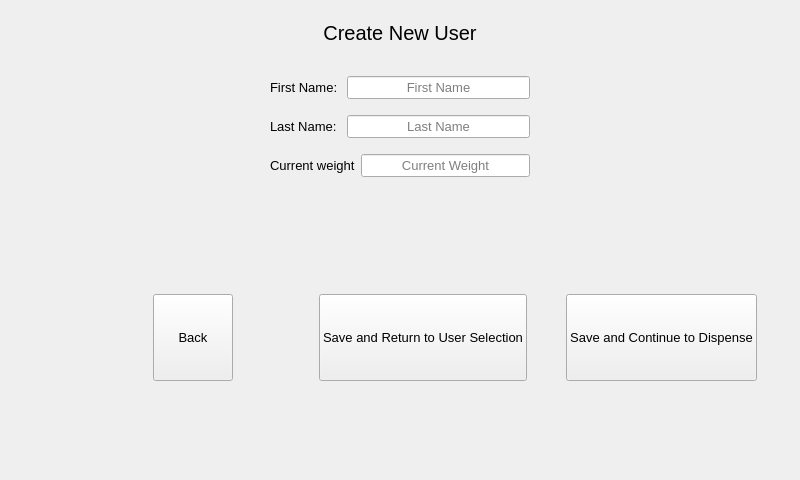
<?xml version="1.0" encoding="UTF-8"?>
<ui version="4.0">
 <class>AddingNewUser</class>
 <widget class="QDialog" name="AddingNewUser">
  <property name="geometry">
   <rect>
    <x>0</x>
    <y>0</y>
    <width>800</width>
    <height>480</height>
   </rect>
  </property>
  <property name="minimumSize">
   <size>
    <width>800</width>
    <height>480</height>
   </size>
  </property>
  <property name="maximumSize">
   <size>
    <width>800</width>
    <height>480</height>
   </size>
  </property>
  <property name="focusPolicy">
   <enum>Qt::ClickFocus</enum>
  </property>
  <property name="windowTitle">
   <string>AddingNewUser</string>
  </property>
  <property name="accessibleName">
   <string/>
  </property>
  <property name="styleSheet">
   <string notr="true"/>
  </property>
  <layout class="QGridLayout" name="gridLayout">
   <item row="0" column="0">
    <spacer name="verticalSpacer_6">
     <property name="orientation">
      <enum>Qt::Vertical</enum>
     </property>
     <property name="sizeType">
      <enum>QSizePolicy::Fixed</enum>
     </property>
     <property name="sizeHint" stdset="0">
      <size>
       <width>20</width>
       <height>10</height>
      </size>
     </property>
    </spacer>
   </item>
   <item row="1" column="0">
    <layout class="QHBoxLayout" name="horizontalLayout_6">
     <item>
      <spacer name="horizontalSpacer_4">
       <property name="orientation">
        <enum>Qt::Horizontal</enum>
       </property>
       <property name="sizeHint" stdset="0">
        <size>
         <width>40</width>
         <height>20</height>
        </size>
       </property>
      </spacer>
     </item>
     <item>
      <widget class="QLabel" name="label">
       <property name="styleSheet">
        <string notr="true">font-size: 20px;</string>
       </property>
       <property name="text">
        <string>Create New User</string>
       </property>
       <property name="alignment">
        <set>Qt::AlignCenter</set>
       </property>
      </widget>
     </item>
     <item>
      <spacer name="horizontalSpacer_3">
       <property name="orientation">
        <enum>Qt::Horizontal</enum>
       </property>
       <property name="sizeHint" stdset="0">
        <size>
         <width>40</width>
         <height>20</height>
        </size>
       </property>
      </spacer>
     </item>
    </layout>
   </item>
   <item row="2" column="0">
    <spacer name="verticalSpacer_5">
     <property name="orientation">
      <enum>Qt::Vertical</enum>
     </property>
     <property name="sizeType">
      <enum>QSizePolicy::Fixed</enum>
     </property>
     <property name="sizeHint" stdset="0">
      <size>
       <width>20</width>
       <height>25</height>
      </size>
     </property>
    </spacer>
   </item>
   <item row="3" column="0">
    <layout class="QHBoxLayout" name="horizontalLayout_5">
     <item>
      <spacer name="horizontalSpacer">
       <property name="orientation">
        <enum>Qt::Horizontal</enum>
       </property>
       <property name="sizeHint" stdset="0">
        <size>
         <width>40</width>
         <height>20</height>
        </size>
       </property>
      </spacer>
     </item>
     <item>
      <layout class="QHBoxLayout" name="horizontalLayout">
       <item>
        <widget class="QLabel" name="label_2">
         <property name="styleSheet">
          <string notr="true">font-size: 13px;
</string>
         </property>
         <property name="text">
          <string>First Name: </string>
         </property>
        </widget>
       </item>
       <item>
        <widget class="QLineEdit" name="firstNameEdit">
         <property name="focusPolicy">
          <enum>Qt::ClickFocus</enum>
         </property>
         <property name="acceptDrops">
          <bool>false</bool>
         </property>
         <property name="styleSheet">
          <string notr="true">font-size: 13px;</string>
         </property>
         <property name="alignment">
          <set>Qt::AlignCenter</set>
         </property>
         <property name="placeholderText">
          <string>First Name</string>
         </property>
        </widget>
       </item>
      </layout>
     </item>
     <item>
      <spacer name="horizontalSpacer_11">
       <property name="orientation">
        <enum>Qt::Horizontal</enum>
       </property>
       <property name="sizeHint" stdset="0">
        <size>
         <width>40</width>
         <height>20</height>
        </size>
       </property>
      </spacer>
     </item>
    </layout>
   </item>
   <item row="4" column="0">
    <spacer name="verticalSpacer_3">
     <property name="orientation">
      <enum>Qt::Vertical</enum>
     </property>
     <property name="sizeType">
      <enum>QSizePolicy::Fixed</enum>
     </property>
     <property name="sizeHint" stdset="0">
      <size>
       <width>20</width>
       <height>10</height>
      </size>
     </property>
    </spacer>
   </item>
   <item row="5" column="0">
    <layout class="QHBoxLayout" name="horizontalLayout_3">
     <item>
      <spacer name="horizontalSpacer_2">
       <property name="orientation">
        <enum>Qt::Horizontal</enum>
       </property>
       <property name="sizeHint" stdset="0">
        <size>
         <width>40</width>
         <height>20</height>
        </size>
       </property>
      </spacer>
     </item>
     <item>
      <layout class="QHBoxLayout" name="horizontalLayout_2">
       <item>
        <widget class="QLabel" name="label_3">
         <property name="styleSheet">
          <string notr="true">font-size: 13px;
</string>
         </property>
         <property name="text">
          <string>Last Name: </string>
         </property>
        </widget>
       </item>
       <item>
        <widget class="QLineEdit" name="lastNameEdit">
         <property name="focusPolicy">
          <enum>Qt::ClickFocus</enum>
         </property>
         <property name="acceptDrops">
          <bool>false</bool>
         </property>
         <property name="styleSheet">
          <string notr="true">font-size: 13px;</string>
         </property>
         <property name="alignment">
          <set>Qt::AlignCenter</set>
         </property>
         <property name="placeholderText">
          <string>Last Name</string>
         </property>
        </widget>
       </item>
      </layout>
     </item>
     <item>
      <spacer name="horizontalSpacer_10">
       <property name="orientation">
        <enum>Qt::Horizontal</enum>
       </property>
       <property name="sizeHint" stdset="0">
        <size>
         <width>40</width>
         <height>20</height>
        </size>
       </property>
      </spacer>
     </item>
    </layout>
   </item>
   <item row="6" column="0">
    <spacer name="verticalSpacer_2">
     <property name="orientation">
      <enum>Qt::Vertical</enum>
     </property>
     <property name="sizeType">
      <enum>QSizePolicy::Fixed</enum>
     </property>
     <property name="sizeHint" stdset="0">
      <size>
       <width>20</width>
       <height>10</height>
      </size>
     </property>
    </spacer>
   </item>
   <item row="7" column="0">
    <layout class="QHBoxLayout" name="horizontalLayout_7">
     <item>
      <spacer name="horizontalSpacer_9">
       <property name="orientation">
        <enum>Qt::Horizontal</enum>
       </property>
       <property name="sizeHint" stdset="0">
        <size>
         <width>40</width>
         <height>20</height>
        </size>
       </property>
      </spacer>
     </item>
     <item>
      <layout class="QHBoxLayout" name="horizontalLayout_8">
       <item>
        <widget class="QLabel" name="label_4">
         <property name="styleSheet">
          <string notr="true">font-size: 13px;
</string>
         </property>
         <property name="text">
          <string>Current weight</string>
         </property>
        </widget>
       </item>
       <item>
        <widget class="QLineEdit" name="currentWeightEdit">
         <property name="focusPolicy">
          <enum>Qt::ClickFocus</enum>
         </property>
         <property name="acceptDrops">
          <bool>false</bool>
         </property>
         <property name="styleSheet">
          <string notr="true">font-size: 13px;</string>
         </property>
         <property name="alignment">
          <set>Qt::AlignCenter</set>
         </property>
         <property name="placeholderText">
          <string>Current Weight</string>
         </property>
        </widget>
       </item>
      </layout>
     </item>
     <item>
      <spacer name="horizontalSpacer_12">
       <property name="orientation">
        <enum>Qt::Horizontal</enum>
       </property>
       <property name="sizeHint" stdset="0">
        <size>
         <width>40</width>
         <height>20</height>
        </size>
       </property>
      </spacer>
     </item>
    </layout>
   </item>
   <item row="8" column="0">
    <widget class="QLabel" name="errorLoggingLabel">
     <property name="enabled">
      <bool>false</bool>
     </property>
     <property name="styleSheet">
      <string notr="true">QLabel{
	font-size: 15px;
	color: red;
}</string>
     </property>
     <property name="text">
      <string/>
     </property>
     <property name="alignment">
      <set>Qt::AlignCenter</set>
     </property>
     <property name="wordWrap">
      <bool>true</bool>
     </property>
    </widget>
   </item>
   <item row="10" column="0">
    <spacer name="verticalSpacer_4">
     <property name="orientation">
      <enum>Qt::Vertical</enum>
     </property>
     <property name="sizeHint" stdset="0">
      <size>
       <width>17</width>
       <height>41</height>
      </size>
     </property>
    </spacer>
   </item>
   <item row="11" column="0">
    <layout class="QHBoxLayout" name="horizontalLayout_4">
     <item>
      <spacer name="horizontalSpacer_5">
       <property name="orientation">
        <enum>Qt::Horizontal</enum>
       </property>
       <property name="sizeHint" stdset="0">
        <size>
         <width>150</width>
         <height>20</height>
        </size>
       </property>
      </spacer>
     </item>
     <item>
      <widget class="QPushButton" name="backButton">
       <property name="sizePolicy">
        <sizepolicy hsizetype="Expanding" vsizetype="Expanding">
         <horstretch>0</horstretch>
         <verstretch>0</verstretch>
        </sizepolicy>
       </property>
       <property name="styleSheet">
        <string notr="true">font-size: 13px;</string>
       </property>
       <property name="text">
        <string>Back</string>
       </property>
       <property name="autoDefault">
        <bool>false</bool>
       </property>
      </widget>
     </item>
     <item>
      <spacer name="horizontalSpacer_7">
       <property name="orientation">
        <enum>Qt::Horizontal</enum>
       </property>
       <property name="sizeType">
        <enum>QSizePolicy::Fixed</enum>
       </property>
       <property name="sizeHint" stdset="0">
        <size>
         <width>80</width>
         <height>20</height>
        </size>
       </property>
      </spacer>
     </item>
     <item>
      <widget class="QPushButton" name="saveAndReturnButton">
       <property name="sizePolicy">
        <sizepolicy hsizetype="Expanding" vsizetype="Expanding">
         <horstretch>0</horstretch>
         <verstretch>0</verstretch>
        </sizepolicy>
       </property>
       <property name="styleSheet">
        <string notr="true">font-size: 13px;</string>
       </property>
       <property name="text">
        <string>Save and Return to User Selection</string>
       </property>
       <property name="autoDefault">
        <bool>false</bool>
       </property>
      </widget>
     </item>
     <item>
      <spacer name="horizontalSpacer_6">
       <property name="orientation">
        <enum>Qt::Horizontal</enum>
       </property>
       <property name="sizeHint" stdset="0">
        <size>
         <width>40</width>
         <height>20</height>
        </size>
       </property>
      </spacer>
     </item>
     <item>
      <widget class="QPushButton" name="saveAndContinueButton">
       <property name="sizePolicy">
        <sizepolicy hsizetype="Expanding" vsizetype="Expanding">
         <horstretch>0</horstretch>
         <verstretch>0</verstretch>
        </sizepolicy>
       </property>
       <property name="styleSheet">
        <string notr="true">font-size: 13px;</string>
       </property>
       <property name="text">
        <string>Save and Continue to Dispense</string>
       </property>
       <property name="autoDefault">
        <bool>false</bool>
       </property>
      </widget>
     </item>
     <item>
      <spacer name="horizontalSpacer_8">
       <property name="orientation">
        <enum>Qt::Horizontal</enum>
       </property>
       <property name="sizeHint" stdset="0">
        <size>
         <width>40</width>
         <height>20</height>
        </size>
       </property>
      </spacer>
     </item>
    </layout>
   </item>
   <item row="12" column="0">
    <spacer name="verticalSpacer">
     <property name="orientation">
      <enum>Qt::Vertical</enum>
     </property>
     <property name="sizeHint" stdset="0">
      <size>
       <width>20</width>
       <height>41</height>
      </size>
     </property>
    </spacer>
   </item>
  </layout>
 </widget>
 <resources/>
 <connections/>
</ui>
